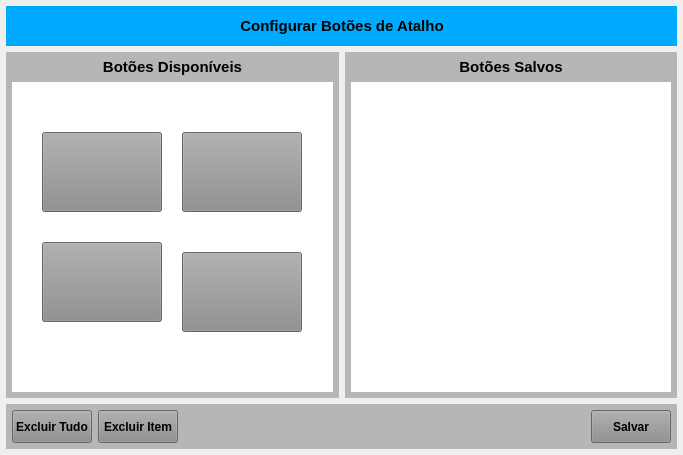
<?xml version="1.0" encoding="UTF-8"?>
<ui version="4.0">
 <class>MainWindow</class>
 <widget class="QMainWindow" name="MainWindow">
  <property name="geometry">
   <rect>
    <x>0</x>
    <y>0</y>
    <width>683</width>
    <height>455</height>
   </rect>
  </property>
  <property name="windowTitle">
   <string>Botões de Atalho</string>
  </property>
  <widget class="QWidget" name="centralwidget">
   <layout class="QVBoxLayout" name="verticalLayout">
    <property name="leftMargin">
     <number>6</number>
    </property>
    <property name="topMargin">
     <number>6</number>
    </property>
    <property name="rightMargin">
     <number>6</number>
    </property>
    <property name="bottomMargin">
     <number>6</number>
    </property>
    <item>
     <widget class="QWidget" name="widget_cabecalho" native="true">
      <property name="sizePolicy">
       <sizepolicy hsizetype="Preferred" vsizetype="Fixed">
        <horstretch>0</horstretch>
        <verstretch>0</verstretch>
       </sizepolicy>
      </property>
      <property name="minimumSize">
       <size>
        <width>0</width>
        <height>40</height>
       </size>
      </property>
      <property name="maximumSize">
       <size>
        <width>16777215</width>
        <height>40</height>
       </size>
      </property>
      <property name="styleSheet">
       <string notr="true">background-color: rgb(0, 170, 255);</string>
      </property>
      <layout class="QHBoxLayout" name="horizontalLayout">
       <property name="spacing">
        <number>0</number>
       </property>
       <property name="leftMargin">
        <number>15</number>
       </property>
       <property name="topMargin">
        <number>6</number>
       </property>
       <property name="rightMargin">
        <number>15</number>
       </property>
       <property name="bottomMargin">
        <number>6</number>
       </property>
       <item>
        <widget class="QLabel" name="label_3">
         <property name="sizePolicy">
          <sizepolicy hsizetype="Minimum" vsizetype="Preferred">
           <horstretch>0</horstretch>
           <verstretch>0</verstretch>
          </sizepolicy>
         </property>
         <property name="minimumSize">
          <size>
           <width>0</width>
           <height>0</height>
          </size>
         </property>
         <property name="maximumSize">
          <size>
           <width>16777215</width>
           <height>16777215</height>
          </size>
         </property>
         <property name="font">
          <font>
           <pointsize>9</pointsize>
           <weight>75</weight>
           <bold>true</bold>
          </font>
         </property>
         <property name="text">
          <string/>
         </property>
         <property name="alignment">
          <set>Qt::AlignLeading|Qt::AlignLeft|Qt::AlignVCenter</set>
         </property>
        </widget>
       </item>
       <item>
        <widget class="QLabel" name="label_13">
         <property name="sizePolicy">
          <sizepolicy hsizetype="Minimum" vsizetype="Preferred">
           <horstretch>0</horstretch>
           <verstretch>0</verstretch>
          </sizepolicy>
         </property>
         <property name="minimumSize">
          <size>
           <width>300</width>
           <height>0</height>
          </size>
         </property>
         <property name="font">
          <font>
           <pointsize>11</pointsize>
           <weight>75</weight>
           <bold>true</bold>
          </font>
         </property>
         <property name="text">
          <string>Configurar Botões de Atalho</string>
         </property>
         <property name="alignment">
          <set>Qt::AlignCenter</set>
         </property>
        </widget>
       </item>
       <item>
        <widget class="QLabel" name="label_11">
         <property name="sizePolicy">
          <sizepolicy hsizetype="Preferred" vsizetype="Preferred">
           <horstretch>0</horstretch>
           <verstretch>0</verstretch>
          </sizepolicy>
         </property>
         <property name="minimumSize">
          <size>
           <width>0</width>
           <height>0</height>
          </size>
         </property>
         <property name="maximumSize">
          <size>
           <width>16777215</width>
           <height>16777215</height>
          </size>
         </property>
         <property name="font">
          <font>
           <pointsize>9</pointsize>
           <weight>75</weight>
           <bold>true</bold>
          </font>
         </property>
         <property name="text">
          <string/>
         </property>
         <property name="alignment">
          <set>Qt::AlignRight|Qt::AlignTrailing|Qt::AlignVCenter</set>
         </property>
        </widget>
       </item>
      </layout>
     </widget>
    </item>
    <item>
     <widget class="QWidget" name="widget_2" native="true">
      <layout class="QHBoxLayout" name="horizontalLayout_2">
       <property name="spacing">
        <number>6</number>
       </property>
       <property name="leftMargin">
        <number>0</number>
       </property>
       <property name="topMargin">
        <number>0</number>
       </property>
       <property name="rightMargin">
        <number>0</number>
       </property>
       <property name="bottomMargin">
        <number>0</number>
       </property>
       <item>
        <widget class="QWidget" name="widget_3" native="true">
         <property name="styleSheet">
          <string notr="true">background-color: rgb(182, 182, 182);</string>
         </property>
         <layout class="QVBoxLayout" name="verticalLayout_2">
          <property name="leftMargin">
           <number>6</number>
          </property>
          <property name="topMargin">
           <number>6</number>
          </property>
          <property name="rightMargin">
           <number>6</number>
          </property>
          <property name="bottomMargin">
           <number>6</number>
          </property>
          <item>
           <widget class="QLabel" name="label_2">
            <property name="minimumSize">
             <size>
              <width>0</width>
              <height>18</height>
             </size>
            </property>
            <property name="maximumSize">
             <size>
              <width>16777215</width>
              <height>18</height>
             </size>
            </property>
            <property name="font">
             <font>
              <pointsize>11</pointsize>
              <weight>75</weight>
              <bold>true</bold>
             </font>
            </property>
            <property name="text">
             <string>Botões Disponíveis</string>
            </property>
            <property name="alignment">
             <set>Qt::AlignCenter</set>
            </property>
           </widget>
          </item>
          <item>
           <widget class="QWidget" name="widget_5" native="true">
            <property name="styleSheet">
             <string notr="true">background-color: rgb(255, 255, 255);</string>
            </property>
            <widget class="QPushButton" name="btn_1">
             <property name="geometry">
              <rect>
               <x>30</x>
               <y>50</y>
               <width>120</width>
               <height>80</height>
              </rect>
             </property>
             <property name="sizePolicy">
              <sizepolicy hsizetype="Preferred" vsizetype="Preferred">
               <horstretch>0</horstretch>
               <verstretch>0</verstretch>
              </sizepolicy>
             </property>
             <property name="minimumSize">
              <size>
               <width>120</width>
               <height>80</height>
              </size>
             </property>
             <property name="maximumSize">
              <size>
               <width>120</width>
               <height>80</height>
              </size>
             </property>
             <property name="font">
              <font>
               <pointsize>9</pointsize>
               <weight>75</weight>
               <bold>true</bold>
              </font>
             </property>
             <property name="cursor">
              <cursorShape>PointingHandCursor</cursorShape>
             </property>
             <property name="layoutDirection">
              <enum>Qt::LeftToRight</enum>
             </property>
             <property name="autoFillBackground">
              <bool>false</bool>
             </property>
             <property name="styleSheet">
              <string notr="true">background-color: rgb(141, 141, 141);</string>
             </property>
             <property name="text">
              <string/>
             </property>
             <property name="iconSize">
              <size>
               <width>60</width>
               <height>60</height>
              </size>
             </property>
             <property name="checkable">
              <bool>false</bool>
             </property>
             <property name="autoDefault">
              <bool>false</bool>
             </property>
             <property name="default">
              <bool>false</bool>
             </property>
             <property name="flat">
              <bool>false</bool>
             </property>
            </widget>
            <widget class="QPushButton" name="btn_2">
             <property name="geometry">
              <rect>
               <x>170</x>
               <y>50</y>
               <width>120</width>
               <height>80</height>
              </rect>
             </property>
             <property name="sizePolicy">
              <sizepolicy hsizetype="Preferred" vsizetype="Preferred">
               <horstretch>0</horstretch>
               <verstretch>0</verstretch>
              </sizepolicy>
             </property>
             <property name="minimumSize">
              <size>
               <width>120</width>
               <height>80</height>
              </size>
             </property>
             <property name="maximumSize">
              <size>
               <width>120</width>
               <height>80</height>
              </size>
             </property>
             <property name="font">
              <font>
               <pointsize>9</pointsize>
               <weight>75</weight>
               <bold>true</bold>
              </font>
             </property>
             <property name="cursor">
              <cursorShape>PointingHandCursor</cursorShape>
             </property>
             <property name="layoutDirection">
              <enum>Qt::LeftToRight</enum>
             </property>
             <property name="autoFillBackground">
              <bool>false</bool>
             </property>
             <property name="styleSheet">
              <string notr="true">background-color: rgb(141, 141, 141);</string>
             </property>
             <property name="text">
              <string/>
             </property>
             <property name="iconSize">
              <size>
               <width>60</width>
               <height>60</height>
              </size>
             </property>
             <property name="checkable">
              <bool>false</bool>
             </property>
             <property name="autoDefault">
              <bool>false</bool>
             </property>
             <property name="default">
              <bool>false</bool>
             </property>
             <property name="flat">
              <bool>false</bool>
             </property>
            </widget>
            <widget class="QPushButton" name="btn_3">
             <property name="geometry">
              <rect>
               <x>330</x>
               <y>50</y>
               <width>120</width>
               <height>80</height>
              </rect>
             </property>
             <property name="sizePolicy">
              <sizepolicy hsizetype="Preferred" vsizetype="Preferred">
               <horstretch>0</horstretch>
               <verstretch>0</verstretch>
              </sizepolicy>
             </property>
             <property name="minimumSize">
              <size>
               <width>120</width>
               <height>80</height>
              </size>
             </property>
             <property name="maximumSize">
              <size>
               <width>120</width>
               <height>80</height>
              </size>
             </property>
             <property name="font">
              <font>
               <pointsize>9</pointsize>
               <weight>75</weight>
               <bold>true</bold>
              </font>
             </property>
             <property name="cursor">
              <cursorShape>PointingHandCursor</cursorShape>
             </property>
             <property name="layoutDirection">
              <enum>Qt::LeftToRight</enum>
             </property>
             <property name="autoFillBackground">
              <bool>false</bool>
             </property>
             <property name="styleSheet">
              <string notr="true">background-color: rgb(141, 141, 141);</string>
             </property>
             <property name="text">
              <string/>
             </property>
             <property name="iconSize">
              <size>
               <width>60</width>
               <height>60</height>
              </size>
             </property>
             <property name="checkable">
              <bool>false</bool>
             </property>
             <property name="autoDefault">
              <bool>false</bool>
             </property>
             <property name="default">
              <bool>false</bool>
             </property>
             <property name="flat">
              <bool>false</bool>
             </property>
            </widget>
            <widget class="QPushButton" name="btn_4">
             <property name="geometry">
              <rect>
               <x>30</x>
               <y>160</y>
               <width>120</width>
               <height>80</height>
              </rect>
             </property>
             <property name="sizePolicy">
              <sizepolicy hsizetype="Preferred" vsizetype="Preferred">
               <horstretch>0</horstretch>
               <verstretch>0</verstretch>
              </sizepolicy>
             </property>
             <property name="minimumSize">
              <size>
               <width>120</width>
               <height>80</height>
              </size>
             </property>
             <property name="maximumSize">
              <size>
               <width>120</width>
               <height>80</height>
              </size>
             </property>
             <property name="font">
              <font>
               <pointsize>9</pointsize>
               <weight>75</weight>
               <bold>true</bold>
              </font>
             </property>
             <property name="cursor">
              <cursorShape>PointingHandCursor</cursorShape>
             </property>
             <property name="layoutDirection">
              <enum>Qt::LeftToRight</enum>
             </property>
             <property name="autoFillBackground">
              <bool>false</bool>
             </property>
             <property name="styleSheet">
              <string notr="true">background-color: rgb(141, 141, 141);</string>
             </property>
             <property name="text">
              <string/>
             </property>
             <property name="iconSize">
              <size>
               <width>60</width>
               <height>60</height>
              </size>
             </property>
             <property name="checkable">
              <bool>false</bool>
             </property>
             <property name="autoDefault">
              <bool>false</bool>
             </property>
             <property name="default">
              <bool>false</bool>
             </property>
             <property name="flat">
              <bool>false</bool>
             </property>
            </widget>
            <widget class="QPushButton" name="btn_5">
             <property name="geometry">
              <rect>
               <x>170</x>
               <y>170</y>
               <width>120</width>
               <height>80</height>
              </rect>
             </property>
             <property name="sizePolicy">
              <sizepolicy hsizetype="Preferred" vsizetype="Preferred">
               <horstretch>0</horstretch>
               <verstretch>0</verstretch>
              </sizepolicy>
             </property>
             <property name="minimumSize">
              <size>
               <width>120</width>
               <height>80</height>
              </size>
             </property>
             <property name="maximumSize">
              <size>
               <width>120</width>
               <height>80</height>
              </size>
             </property>
             <property name="font">
              <font>
               <pointsize>9</pointsize>
               <weight>75</weight>
               <bold>true</bold>
              </font>
             </property>
             <property name="cursor">
              <cursorShape>PointingHandCursor</cursorShape>
             </property>
             <property name="layoutDirection">
              <enum>Qt::LeftToRight</enum>
             </property>
             <property name="autoFillBackground">
              <bool>false</bool>
             </property>
             <property name="styleSheet">
              <string notr="true">background-color: rgb(141, 141, 141);</string>
             </property>
             <property name="text">
              <string/>
             </property>
             <property name="iconSize">
              <size>
               <width>60</width>
               <height>60</height>
              </size>
             </property>
             <property name="checkable">
              <bool>false</bool>
             </property>
             <property name="autoDefault">
              <bool>false</bool>
             </property>
             <property name="default">
              <bool>false</bool>
             </property>
             <property name="flat">
              <bool>false</bool>
             </property>
            </widget>
            <widget class="QPushButton" name="btn_6">
             <property name="geometry">
              <rect>
               <x>330</x>
               <y>160</y>
               <width>120</width>
               <height>80</height>
              </rect>
             </property>
             <property name="sizePolicy">
              <sizepolicy hsizetype="Preferred" vsizetype="Preferred">
               <horstretch>0</horstretch>
               <verstretch>0</verstretch>
              </sizepolicy>
             </property>
             <property name="minimumSize">
              <size>
               <width>120</width>
               <height>80</height>
              </size>
             </property>
             <property name="maximumSize">
              <size>
               <width>120</width>
               <height>80</height>
              </size>
             </property>
             <property name="font">
              <font>
               <pointsize>9</pointsize>
               <weight>75</weight>
               <bold>true</bold>
              </font>
             </property>
             <property name="cursor">
              <cursorShape>PointingHandCursor</cursorShape>
             </property>
             <property name="layoutDirection">
              <enum>Qt::LeftToRight</enum>
             </property>
             <property name="autoFillBackground">
              <bool>false</bool>
             </property>
             <property name="styleSheet">
              <string notr="true">background-color: rgb(141, 141, 141);</string>
             </property>
             <property name="text">
              <string/>
             </property>
             <property name="iconSize">
              <size>
               <width>60</width>
               <height>60</height>
              </size>
             </property>
             <property name="checkable">
              <bool>false</bool>
             </property>
             <property name="autoDefault">
              <bool>false</bool>
             </property>
             <property name="default">
              <bool>false</bool>
             </property>
             <property name="flat">
              <bool>false</bool>
             </property>
            </widget>
           </widget>
          </item>
         </layout>
        </widget>
       </item>
       <item>
        <widget class="QWidget" name="widget_4" native="true">
         <property name="styleSheet">
          <string notr="true">background-color: rgb(182, 182, 182);</string>
         </property>
         <layout class="QVBoxLayout" name="verticalLayout_3">
          <property name="leftMargin">
           <number>6</number>
          </property>
          <property name="topMargin">
           <number>6</number>
          </property>
          <property name="rightMargin">
           <number>6</number>
          </property>
          <property name="bottomMargin">
           <number>6</number>
          </property>
          <item>
           <widget class="QLabel" name="label_4">
            <property name="minimumSize">
             <size>
              <width>0</width>
              <height>18</height>
             </size>
            </property>
            <property name="maximumSize">
             <size>
              <width>16777215</width>
              <height>18</height>
             </size>
            </property>
            <property name="font">
             <font>
              <pointsize>11</pointsize>
              <weight>75</weight>
              <bold>true</bold>
             </font>
            </property>
            <property name="text">
             <string>Botões Salvos</string>
            </property>
            <property name="alignment">
             <set>Qt::AlignCenter</set>
            </property>
           </widget>
          </item>
          <item>
           <widget class="QWidget" name="widget_6" native="true">
            <property name="styleSheet">
             <string notr="true">background-color: rgb(255, 255, 255);</string>
            </property>
           </widget>
          </item>
         </layout>
        </widget>
       </item>
      </layout>
     </widget>
    </item>
    <item>
     <widget class="QWidget" name="widget" native="true">
      <property name="maximumSize">
       <size>
        <width>16777215</width>
        <height>45</height>
       </size>
      </property>
      <property name="sizeIncrement">
       <size>
        <width>0</width>
        <height>45</height>
       </size>
      </property>
      <property name="styleSheet">
       <string notr="true">background-color: rgb(182, 182, 182);</string>
      </property>
      <layout class="QHBoxLayout" name="horizontalLayout_10">
       <property name="leftMargin">
        <number>6</number>
       </property>
       <property name="topMargin">
        <number>6</number>
       </property>
       <property name="rightMargin">
        <number>6</number>
       </property>
       <property name="bottomMargin">
        <number>6</number>
       </property>
       <item>
        <widget class="QPushButton" name="btn_ExcluirTudo">
         <property name="sizePolicy">
          <sizepolicy hsizetype="Fixed" vsizetype="Preferred">
           <horstretch>0</horstretch>
           <verstretch>0</verstretch>
          </sizepolicy>
         </property>
         <property name="minimumSize">
          <size>
           <width>80</width>
           <height>0</height>
          </size>
         </property>
         <property name="maximumSize">
          <size>
           <width>80</width>
           <height>16777215</height>
          </size>
         </property>
         <property name="font">
          <font>
           <pointsize>9</pointsize>
           <weight>75</weight>
           <bold>true</bold>
          </font>
         </property>
         <property name="cursor">
          <cursorShape>PointingHandCursor</cursorShape>
         </property>
         <property name="layoutDirection">
          <enum>Qt::LeftToRight</enum>
         </property>
         <property name="autoFillBackground">
          <bool>false</bool>
         </property>
         <property name="styleSheet">
          <string notr="true">background-color: rgb(141, 141, 141);</string>
         </property>
         <property name="text">
          <string>Excluir Tudo</string>
         </property>
         <property name="checkable">
          <bool>false</bool>
         </property>
         <property name="autoDefault">
          <bool>false</bool>
         </property>
         <property name="default">
          <bool>false</bool>
         </property>
         <property name="flat">
          <bool>false</bool>
         </property>
        </widget>
       </item>
       <item>
        <widget class="QPushButton" name="btn_ExcluirItem">
         <property name="sizePolicy">
          <sizepolicy hsizetype="Fixed" vsizetype="Preferred">
           <horstretch>0</horstretch>
           <verstretch>0</verstretch>
          </sizepolicy>
         </property>
         <property name="minimumSize">
          <size>
           <width>80</width>
           <height>0</height>
          </size>
         </property>
         <property name="maximumSize">
          <size>
           <width>80</width>
           <height>16777215</height>
          </size>
         </property>
         <property name="font">
          <font>
           <pointsize>9</pointsize>
           <weight>75</weight>
           <bold>true</bold>
          </font>
         </property>
         <property name="cursor">
          <cursorShape>PointingHandCursor</cursorShape>
         </property>
         <property name="layoutDirection">
          <enum>Qt::LeftToRight</enum>
         </property>
         <property name="autoFillBackground">
          <bool>false</bool>
         </property>
         <property name="styleSheet">
          <string notr="true">background-color: rgb(141, 141, 141);</string>
         </property>
         <property name="text">
          <string>Excluir Item</string>
         </property>
         <property name="checkable">
          <bool>false</bool>
         </property>
         <property name="autoDefault">
          <bool>false</bool>
         </property>
         <property name="default">
          <bool>false</bool>
         </property>
         <property name="flat">
          <bool>false</bool>
         </property>
        </widget>
       </item>
       <item>
        <widget class="QLabel" name="label_Texto">
         <property name="font">
          <font>
           <pointsize>9</pointsize>
           <weight>75</weight>
           <bold>true</bold>
          </font>
         </property>
         <property name="text">
          <string/>
         </property>
        </widget>
       </item>
       <item>
        <widget class="QPushButton" name="btn_Salvar">
         <property name="sizePolicy">
          <sizepolicy hsizetype="Fixed" vsizetype="Preferred">
           <horstretch>0</horstretch>
           <verstretch>0</verstretch>
          </sizepolicy>
         </property>
         <property name="maximumSize">
          <size>
           <width>80</width>
           <height>16777215</height>
          </size>
         </property>
         <property name="font">
          <font>
           <pointsize>9</pointsize>
           <weight>75</weight>
           <bold>true</bold>
          </font>
         </property>
         <property name="cursor">
          <cursorShape>PointingHandCursor</cursorShape>
         </property>
         <property name="styleSheet">
          <string notr="true">background-color: rgb(141, 141, 141);</string>
         </property>
         <property name="text">
          <string>Salvar</string>
         </property>
        </widget>
       </item>
      </layout>
     </widget>
    </item>
   </layout>
  </widget>
 </widget>
 <resources/>
 <connections/>
</ui>
